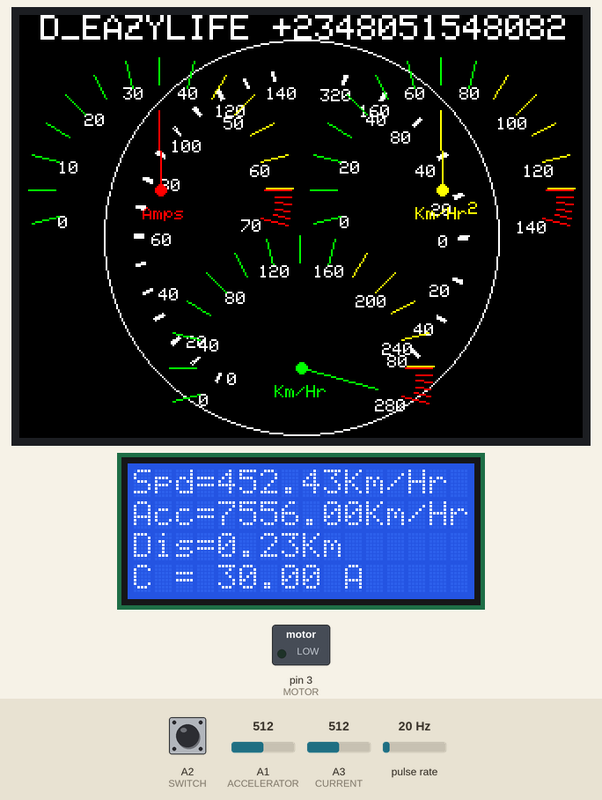
Simulated run of this sketch. Board: Arduino Nano, built with avr-gcc and run on an emulated ATmega328P. On the bench: 320×240 colour display, 16×4 character LCD, switched loads named in the sketch (green lamp = pin HIGH). Wiring (inferred from the names in the program): pulse sensor: data A0. The test bench sets the inputs (shaded band); at power-on: A1 (ACCELERATOR) = 512, pulse rate 20 Hz, A3 (CURRENT) = 512, A2 (SWITCH) LOW.

Above: at 2.6 s.
2.7 s: A1 (ACCELERATOR) set to 666
At 2.82 s:
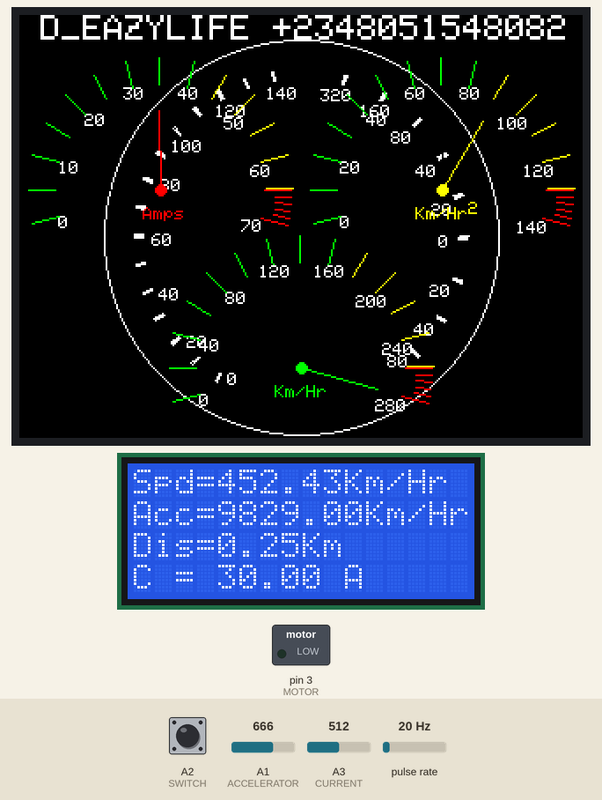
4.2 s: A1 (ACCELERATOR) set to 694
At 4.32 s:
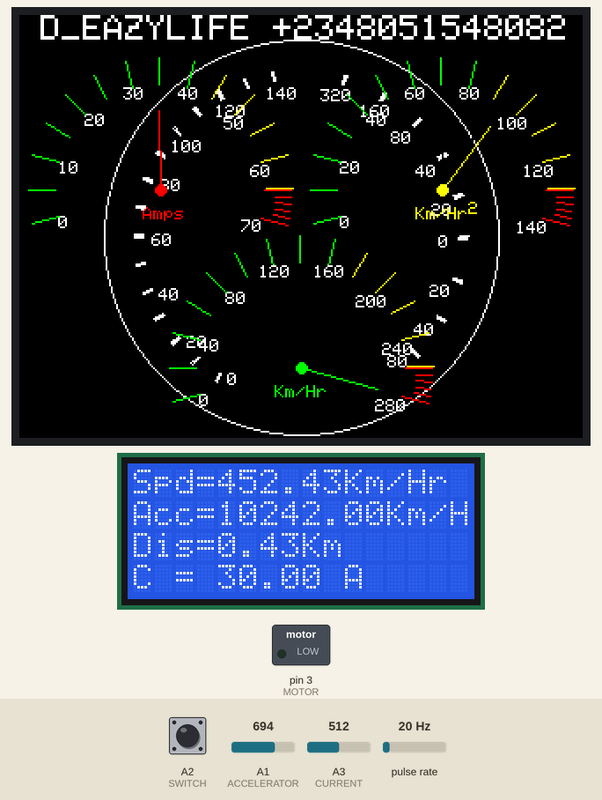
6.1 s: A1 (ACCELERATOR) set to 25
At 6.27 s:
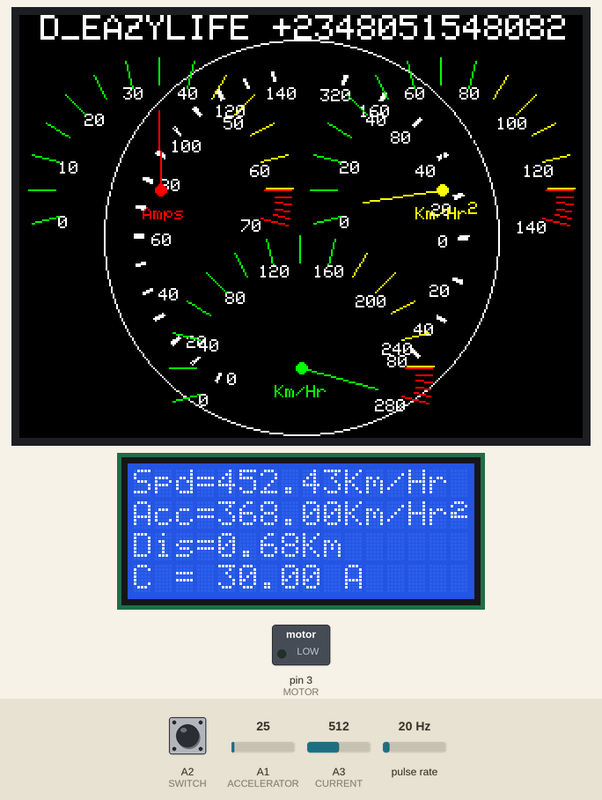
8.1 s: pulse rate (sensor on A0) set to 4 Hz
At 9.1 s:
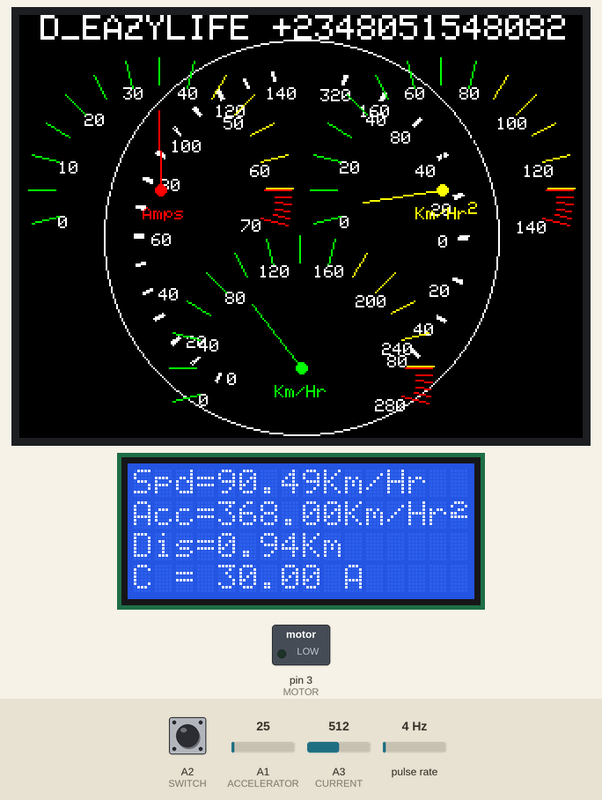
9.7 s: pulse rate (sensor on A0) set to 50 Hz
At 9.95 s:
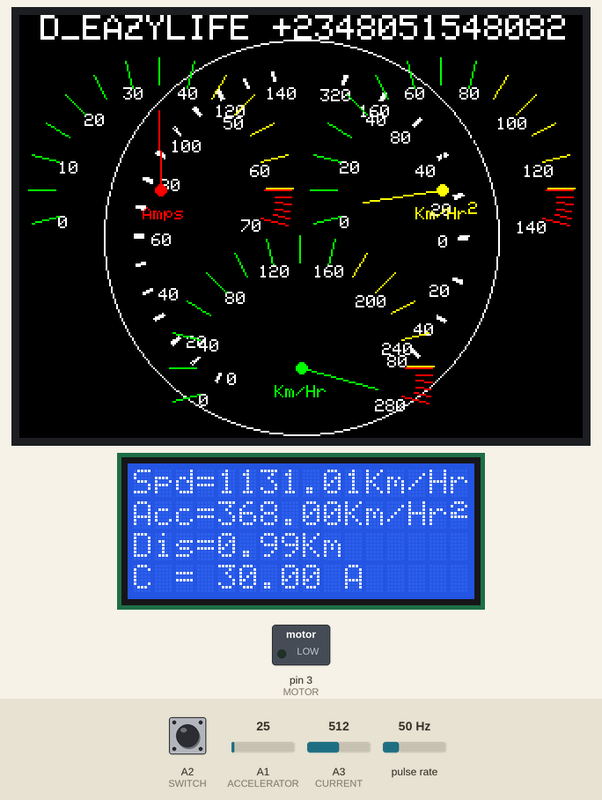
12.7 s: A3 (CURRENT) set to 251
At 12.89 s:
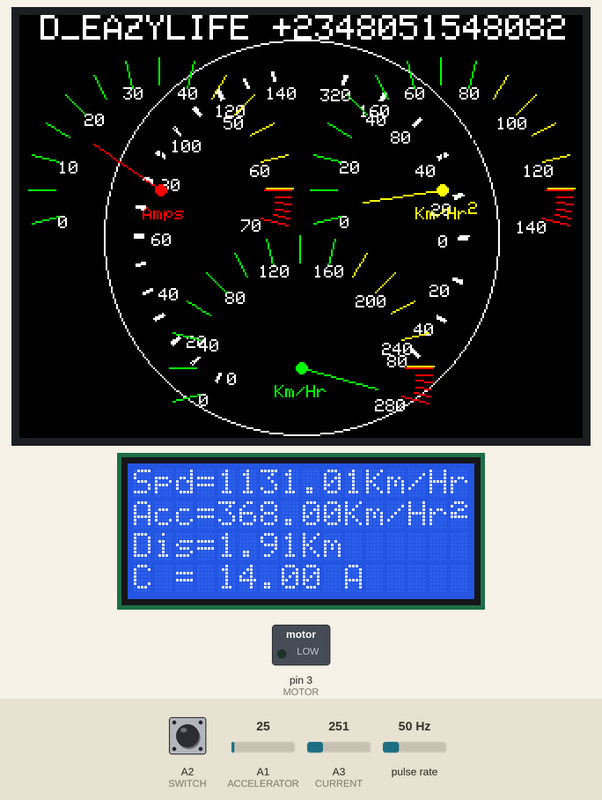

Measured:
- the behaviour switches between 677 and 678 on A1 (ACCELERATOR) (found by bisection; images 1 and 2)
- after the input at 4.2 s, the display: changes after 0.05 s (image 2)
- after the input at 6.1 s, the display: changes after 0.10 s (image 3)
- what the display in image 4 shows lasts 0.5 s, from 8.7 s to 9.2 s

The sketch:

sketch_jun13a.ino
```cpp
#include "SPI.h"
#include "Adafruit_GFX.h"
#include "Adafruit_ILI9341.h"

Adafruit_ILI9341 tft = Adafruit_ILI9341(6, 4, 2, 5, 7, A7);//(TFT_CS, TFT_DC, TFT_MOSI, TFT_CLK, TFT_RST, TFT_MISO)

#include <LiquidCrystal.h>

LiquidCrystal lcd(13, 12, 11, 10, 9, 8); //(rs, en, d4, d5, d6, d7)

byte squa[8] = {
  0b01110,
  0b10001,
  0b00110,
  0b11000,
  0b11111,
  0b00000,
  0b00000,
  0b00000
};


float V = 0, U = 0, R = 0.50;
const int SPEEDOMETER = A0;
unsigned long To = 0, SM = 0;
float Tc = 0;
float S = 0;
float A = 0;
const int ACCELERATOR = A1;
const int SWITCH = A2;
float MAX_V = 261.0; //km/h
float MAX_C = 60.0;
float THRHD_C = 40.0;
int PWM = 0;
const int CURRENT = A3;
const int MOTOR = 3;
float MAX_A = 15113.830414986014785040906949407;
int MAX_PWM = 255, MIN_PWM = 0;

int x1, y1, x2, y2;
float a1 = 0, a2 = 0, a3 = 0, a1b = 0, a2b = 0, a3b = 0;


int yi = 0, yj = 0, yk = 0, num = 0;

int CX = 160, CY = 126;

void setup() {

  tft.begin();
  tft.setRotation(1);
  tft.fillScreen(ILI9341_BLACK);
  tft.setTextColor(ILI9341_WHITE);
  tft.setTextSize(2);
  tft.println(" D_EAZYLIFE +2348051548082");
  tft.drawCircle(CX, CY, 112, ILI9341_WHITE);
  //  tft.fillCircle(80, 141, 80, ILI9341_BLACK);
  //  tft.drawCircle(240, 99, 80, ILI9341_WHITE);
  //  tft.fillCircle(240, 141, 80, ILI9341_BLACK);
  //  tft.drawCircle(160, 200, 80, ILI9341_WHITE);
  //  tft.fillCircle(160, 241, 80, ILI9341_BLACK);

  num = 1;
  tft.setTextSize(1); yi = 0;
  for (float x = -60.0; x < 90.0; x += 10.0) {
    for (float y = 0.0; y <= 1.0; y += 0.1) {
      x1 = CX - (90 * cosd(x + y)); x2 = CX - (95 * cosd(x + y));
      y1 = CY - (90 * sind(x + y)); y2 = CY - (95 * sind(x + y));
      tft.drawLine(x1, y1, x2, y2, ILI9341_WHITE);
    }
    if (num == 1) {
      num = 0;
      if (x > 35) {
        tft.setCursor(x1 - 5, y1 + 4);
      }
      else {
        tft.setCursor(x1 + 5, y1);
      }
      tft.println(yi);
    }
    else {
      num = 1;
    }
    yi += 10;
  }


  num = 0;
  tft.setTextSize(1); yi = 0;
  for (float x = 180.0; x > 90.0; x -= 15.0) {
    for (float y = 0.0; y <= 1.0; y += 0.1) {
      x1 = CX - (90 * cosd(x + y)); x2 = CX - (95 * cosd(x + y));
      y1 = CY - (90 * sind(x + y)); y2 = CY - (95 * sind(x + y));
      tft.drawLine(x1, y1, x2, y2, ILI9341_WHITE);
    }
    if (num == 1) {
      tft.setCursor(x1 - 13, y1 + 3);
      tft.println(yi);
      yi = yi * 2;
    }
    else {
      num = 1;
      tft.setCursor(x1 - 11, y1 - 2);
      tft.println(yi);
      yi += 20;
    }
  }

  num = 0;
  tft.setTextSize(1); yi = 0;
  for (float x = 180.0; x < 240.0; x += 15.0) {
    for (float y = 0.0; y <= 1.0; y += 0.1) {
      x1 = CX - (90 * cosd(x + y)); x2 = CX - (95 * cosd(x + y));
      y1 = CY - (90 * sind(x + y)); y2 = CY - (95 * sind(x + y));
      tft.drawLine(x1, y1, x2, y2, ILI9341_WHITE);
    }
    if (num == 1) {
      tft.setCursor(x1 - 13, y1 + 3);
      tft.println(yi);
      yi = yi * 2;
    }
    else {
      num = 1;
      tft.setCursor(x1 - 11, y1 - 2);
      tft.println(yi);
      yi += 20;
    }
  }


  for (float x = 180.75; x < 195.0; x += 210.0 / 70) {
    x1 = 80 - (66 * cosd(x)); x2 = 80 - (75 * cosd(x));
    y1 = 99 - (66 * sind(x)); y2 = 99 - (75 * sind(x));
    tft.drawLine(x1, y1, x2, y2, ILI9341_RED);
    x1 = 240 - (66 * cosd(x)); x2 = 240 - (75 * cosd(x));
    y1 = 99 - (66 * sind(x)); y2 = 99 - (75 * sind(x));
    tft.drawLine(x1, y1, x2, y2, ILI9341_RED);
    x1 = 160 - (66 * cosd(x)); x2 = 160 - (75 * cosd(x));
    y1 = 200 - (66 * sind(x)); y2 = 200 - (75 * sind(x));
    tft.drawLine(x1, y1, x2, y2, ILI9341_RED);
  }

  tft.setTextColor(ILI9341_WHITE);
  yi = 0, yj = 0, yk = 0, num = 0;
  for (float x = -15.0; x < 120.0; x += 210.0 / 14) {
    x1 = 80 - (60 * cosd(x)); x2 = 80 - (75 * cosd(x));
    y1 = 99 - (60 * sind(x)); y2 = 99 - (75 * sind(x));
    tft.drawLine(x1, y1, x2, y2, ILI9341_GREEN);

    if (num == 0) {
      if (x <= 60) {
        tft.setCursor(x1, y1);
      }
      else {
        tft.setCursor(x1 - 5, y1);
      }
      tft.setTextSize(1);
      tft.println(yi);
    }

    x1 = 240 - (60 * cosd(x)); x2 = 240 - (75 * cosd(x));
    y1 = 99 - (60 * sind(x)); y2 = 99 - (75 * sind(x));
    tft.drawLine(x1, y1, x2, y2, ILI9341_GREEN);

    if (num == 0) {
      if (x <= 60) {
        tft.setCursor(x1, y1);
      }
      else {
        tft.setCursor(x1 - 5, y1);
      }
      tft.setTextSize(1);
      tft.println(yj);
    }

    x1 = 160 - (60 * cosd(x)); x2 = 160 - (75 * cosd(x));
    y1 = 200 - (60 * sind(x)); y2 = 200 - (75 * sind(x));
    tft.drawLine(x1, y1, x2, y2, ILI9341_GREEN);

    if (num == 0) {
      if (x <= 60) {
        tft.setCursor(x1, y1);
      }
      else {
        tft.setCursor(x1 - 8, y1);
      }
      tft.setTextSize(1);
      tft.println(yk);
    }

    if (num == 0) {
      num = 1;
    }
    else if (num == 1) {
      num = 0;
    }

    yi += 5;
    yj += 10;
    yk += 20;
  }

  yi = 45, yj = 90, yk = 180, num = 1;
  for (float x = 120.0; x < 180.75; x += 210.0 / 14) {
    x1 = 80 - (60 * cosd(x)); x2 = 80 - (75 * cosd(x));
    y1 = 99 - (60 * sind(x)); y2 = 99 - (75 * sind(x));
    tft.drawLine(x1, y1, x2, y2, ILI9341_YELLOW);

    if (num == 0) {
      tft.setCursor(x1 - 6, y1 + 2);
      tft.setTextSize(1);
      tft.println(yi);
    }

    x1 = 240 - (60 * cosd(x)); x2 = 240 - (75 * cosd(x));
    y1 = 99 - (60 * sind(x)); y2 = 99 - (75 * sind(x));
    tft.drawLine(x1, y1, x2, y2, ILI9341_YELLOW);

    if (num == 0) {
      tft.setCursor(x1 - 11, y1 + 2);
      tft.setTextSize(1);
      tft.println(yj);
    }

    x1 = 160 - (60 * cosd(x)); x2 = 160 - (75 * cosd(x));
    y1 = 200 - (60 * sind(x)); y2 = 200 - (75 * sind(x));
    tft.drawLine(x1, y1, x2, y2, ILI9341_YELLOW);

    if (num == 0) {
      tft.setCursor(x1 - 11, y1 + 2);
      tft.setTextSize(1);
      tft.println(yk);
    }

    if (num == 0) {
      num = 1;
    }
    else if (num == 1) {
      num = 0;
    }

    yi += 5;
    yj += 10;
    yk += 20;
  }

  yi = 65, yj = 130, yk = 260, num = 1;
  for (float x = 180.75; x < 196.0; x += 210.0 / 14) {
    x1 = 80 - (60 * cosd(x)); x2 = 80 - (75 * cosd(x));
    y1 = 99 - (60 * sind(x)); y2 = 99 - (75 * sind(x));
    tft.drawLine(x1, y1, x2, y2, ILI9341_RED);

    if (num == 0) {
      tft.setCursor(x1 - 11, y1 + 1);
      tft.setTextSize(1);
      tft.println(yi);
    }

    x1 = 240 - (60 * cosd(x)); x2 = 240 - (75 * cosd(x));
    y1 = 99 - (60 * sind(x)); y2 = 99 - (75 * sind(x));
    tft.drawLine(x1, y1, x2, y2, ILI9341_RED);

    if (num == 0) {
      tft.setCursor(x1 - 15, y1 + 2);
      tft.setTextSize(1);
      tft.println(yj);
    }

    x1 = 160 - (60 * cosd(x)); x2 = 160 - (75 * cosd(x));
    y1 = 200 - (60 * sind(x)); y2 = 200 - (75 * sind(x));
    tft.drawLine(x1, y1, x2, y2, ILI9341_RED);

    if (num == 0) {
      tft.setCursor(x1 - 15, y1 + 2);
      tft.setTextSize(1);
      tft.println(yk);
    }

    if (num == 0) {
      num = 1;
    }
    else if (num == 1) {
      num = 0;
    }

    yi += 5;
    yj += 10;
    yk += 20;
  }

  tft.setTextColor(ILI9341_RED);
  tft.setCursor(70, 109);
  tft.setTextSize(1);
  tft.println("Amps");

  tft.setTextColor(ILI9341_YELLOW);
  tft.setCursor(225, 109);
  tft.setTextSize(1);
  tft.println("Km/Hr");
  tft.setCursor(255, 106);
  tft.println("2");

  tft.setTextColor(ILI9341_GREEN);
  tft.setCursor(145, 210);
  tft.setTextSize(1);
  tft.println("Km/Hr");

  tft.fillCircle(80, 99, 3, ILI9341_RED);
  tft.fillCircle(240, 99, 3, ILI9341_YELLOW);
  tft.fillCircle(160, 200, 3, ILI9341_GREEN);


  lcd.begin(16, 4);
  // create a new character
  lcd.createChar(1, squa);

  lcd.clear();
  lcd.setCursor(2, 1);
  lcd.print("D_EAZYLIFE");
  lcd.setCursor(2, 2);
  lcd.print("07051548082");
  delay(1000);

  Serial.begin(38400);
  pinMode(SPEEDOMETER, INPUT);
  pinMode(ACCELERATOR, INPUT);
  pinMode(SWITCH, INPUT);
  pinMode(CURRENT, INPUT);
  pinMode(MOTOR, OUTPUT);
}
void loop() {
  SM = pulseIn(SPEEDOMETER, HIGH, 3000000);

  V = map_V(SM);
  A = sqrt(pow(((V - U) / ((micros() - To) / 3600000000.0)), 2));
  S += ((V + U) * ((micros() - To) / 3600000000.0)) / 2.0;

  U = V;
  To = micros();

  if (digitalRead(SWITCH) == HIGH) {
    if (A > map_A(analogRead(ACCELERATOR)) || map_A(analogRead(ACCELERATOR)) <= 0 || V > MAX_V || map_C(analogRead(CURRENT)) > MAX_C) {
      PWM = 0;
      analogWrite(MOTOR, PWM);
    }
    else {
      PWM = constrain(map_PWM(map_C(analogRead(CURRENT))), 0, 255);
      analogWrite(MOTOR, PWM);
    }
  }
  else {
    PWM = 0;
    analogWrite(MOTOR, PWM);
  }


  a1 = dis_C(map_C(analogRead(CURRENT)));
  a2 = dis_A(map_A(analogRead(ACCELERATOR)));
  a3 = dis_V(V);

  x2 = 80 - (45 * cosd(a1b));
  y2 = 99 - (45 * sind(a1b));
  tft.drawLine(80, 99, x2, y2, ILI9341_BLACK);

  x2 = 240 - (45 * cosd(a2b));
  y2 = 99 - (45 * sind(a2b));
  tft.drawLine(240, 99, x2, y2, ILI9341_BLACK);

  x2 = 160 - (45 * cosd(a3b));
  y2 = 200 - (45 * sind(a3b));
  tft.drawLine(160, 200, x2, y2, ILI9341_BLACK);

  tft.fillCircle(80, 99, 3, ILI9341_RED);
  tft.fillCircle(240, 99, 3, ILI9341_YELLOW);
  tft.fillCircle(160, 200, 3, ILI9341_GREEN);

  x2 = 80 - (45 * cosd(a1));
  y2 = 99 - (45 * sind(a1));
  tft.drawLine(80, 99, x2, y2, ILI9341_RED);

  x2 = 240 - (45 * cosd(a2));
  y2 = 99 - (45 * sind(a2));
  tft.drawLine(240, 99, x2, y2, ILI9341_YELLOW);

  x2 = 160 - (45 * cosd(a3));
  y2 = 200 - (45 * sind(a3));
  tft.drawLine(160, 200, x2, y2, ILI9341_GREEN);

  a1b = a1;
  a2b = a2;
  a3b = a3;

  lcd.clear();
  lcd.setCursor(0, 0);
  lcd.print("Spd="), lcd.print(V), lcd.print("Km/Hr");
  lcd.setCursor(0, 1);
  lcd.print("Acc="), lcd.print(map_A(analogRead(ACCELERATOR))), lcd.print("Km/Hr"), lcd.write(1);
  lcd.setCursor(0, 2);
  lcd.print("Dis="), lcd.print(S), lcd.print("Km");
  lcd.setCursor(0, 3);
  lcd.print("C = "), lcd.print(map_C(analogRead(CURRENT))), lcd.print(" A");
  delay(100);
}

float map_V(unsigned long MV) {
  if (MV <= 0) {
    return 0; //km/hr //R=TIRE RADIUS IN METER
  }
  else {
    return (2.0 * 3.142 * (R / 1000.0)) / (MV / 3600000000.0); //km/hr //R=TIRE RADIUS IN METER
  }
}

float map_A(float MA) {
  return map(MA, 0, 1024, 0, MAX_A); //km/hr^2   60mph=9.65606km/hr  2.3s=0.000638889h A=15,113.830414986014785040906949407 km/hr^2
}

float map_C(float MC) {
  return map(MC, 0, 1024, 0, MAX_C); //I
}

float map_PWM(float CURR) {
  return map(CURR, THRHD_C, MAX_C, MAX_PWM, MIN_PWM); //I
}

float dis_C(float DC) {
  return constrain(map(DC, 0, MAX_C, -15.0, 196.0), -15.0, 196.0); //I
}

float dis_A(float DA) {
  return constrain(map(DA, 0, MAX_A, -15.0, 196.0), -15.0, 196.0); //I
}

float dis_V(float DV) {
  return constrain(map(DV, 0, MAX_V, -15.0, 180.75), -15.0, 196.0); //I
}


float sind(float calc_sin) {
  return sin(calc_sin * 0.017453);
}

////////////////////////////////////////////////////////////////////////////////////////////////////////

float cosd(float calc_cos) {
  return cos(calc_cos * 0.017453);
}
```
